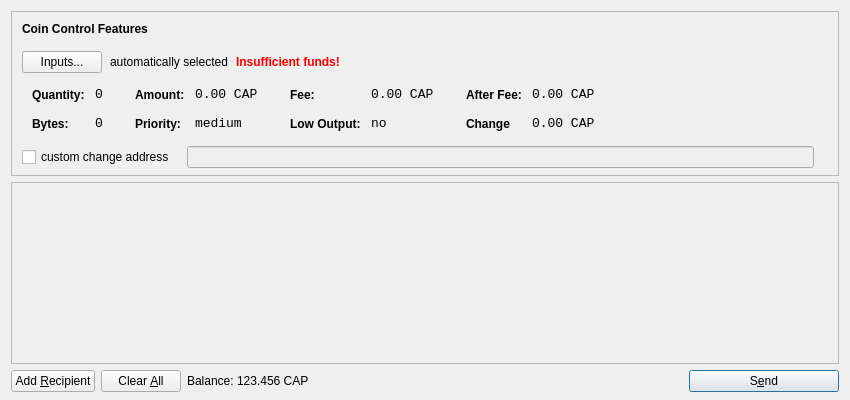
<?xml version="1.0" encoding="UTF-8"?>
<ui version="4.0">
 <class>SendCoinsDialog</class>
 <widget class="QDialog" name="SendCoinsDialog">
  <property name="geometry">
   <rect>
    <x>0</x>
    <y>0</y>
    <width>850</width>
    <height>400</height>
   </rect>
  </property>
  <property name="windowTitle">
   <string>Send Coins</string>
  </property>
  <layout class="QVBoxLayout" name="verticalLayout" stretch="0,1,0">
   <property name="bottomMargin">
    <number>8</number>
   </property>
   <item>
    <widget class="QFrame" name="frameCoinControl">
     <property name="sizePolicy">
      <sizepolicy hsizetype="Expanding" vsizetype="Expanding">
       <horstretch>0</horstretch>
       <verstretch>0</verstretch>
      </sizepolicy>
     </property>
     <property name="maximumSize">
      <size>
       <width>16777215</width>
       <height>16777215</height>
      </size>
     </property>
     <property name="frameShape">
      <enum>QFrame::StyledPanel</enum>
     </property>
     <property name="frameShadow">
      <enum>QFrame::Sunken</enum>
     </property>
     <layout class="QVBoxLayout" name="verticalLayoutCoinControl2">
      <property name="spacing">
       <number>-1</number>
      </property>
      <property name="leftMargin">
       <number>0</number>
      </property>
      <property name="topMargin">
       <number>0</number>
      </property>
      <property name="rightMargin">
       <number>0</number>
      </property>
      <property name="bottomMargin">
       <number>6</number>
      </property>
      <item>
       <layout class="QVBoxLayout" name="verticalLayoutCoinControl" stretch="0,0,0,0,1">
        <property name="spacing">
         <number>0</number>
        </property>
        <property name="leftMargin">
         <number>10</number>
        </property>
        <property name="topMargin">
         <number>10</number>
        </property>
        <item>
         <layout class="QHBoxLayout" name="horizontalLayoutCoinControl1">
          <property name="bottomMargin">
           <number>15</number>
          </property>
          <item>
           <widget class="QLabel" name="labelCoinControlFeatures">
            <property name="sizePolicy">
             <sizepolicy hsizetype="Preferred" vsizetype="Maximum">
              <horstretch>0</horstretch>
              <verstretch>0</verstretch>
             </sizepolicy>
            </property>
            <property name="font">
             <font>
              <weight>75</weight>
              <bold>true</bold>
             </font>
            </property>
            <property name="styleSheet">
             <string notr="true">font-weight:bold;</string>
            </property>
            <property name="text">
             <string>Coin Control Features</string>
            </property>
           </widget>
          </item>
         </layout>
        </item>
        <item>
         <layout class="QHBoxLayout" name="horizontalLayoutCoinControl2" stretch="0,0,0,0">
          <property name="spacing">
           <number>8</number>
          </property>
          <property name="bottomMargin">
           <number>10</number>
          </property>
          <item>
           <widget class="QPushButton" name="pushButtonCoinControl">
            <property name="styleSheet">
             <string notr="true"/>
            </property>
            <property name="text">
             <string>Inputs...</string>
            </property>
           </widget>
          </item>
          <item>
           <widget class="QLabel" name="labelCoinControlAutomaticallySelected">
            <property name="text">
             <string>automatically selected</string>
            </property>
            <property name="margin">
             <number>5</number>
            </property>
           </widget>
          </item>
          <item>
           <widget class="QLabel" name="labelCoinControlInsuffFunds">
            <property name="font">
             <font>
              <weight>75</weight>
              <bold>true</bold>
             </font>
            </property>
            <property name="styleSheet">
             <string notr="true">color:red;font-weight:bold;</string>
            </property>
            <property name="text">
             <string>Insufficient funds!</string>
            </property>
            <property name="margin">
             <number>5</number>
            </property>
           </widget>
          </item>
          <item>
           <spacer name="horizontalSpacerCoinControl">
            <property name="orientation">
             <enum>Qt::Horizontal</enum>
            </property>
            <property name="sizeHint" stdset="0">
             <size>
              <width>40</width>
              <height>1</height>
             </size>
            </property>
           </spacer>
          </item>
         </layout>
        </item>
        <item>
         <widget class="QWidget" name="widgetCoinControl" native="true">
          <property name="sizePolicy">
           <sizepolicy hsizetype="Preferred" vsizetype="Preferred">
            <horstretch>0</horstretch>
            <verstretch>0</verstretch>
           </sizepolicy>
          </property>
          <property name="minimumSize">
           <size>
            <width>0</width>
            <height>0</height>
           </size>
          </property>
          <property name="styleSheet">
           <string notr="true"/>
          </property>
          <layout class="QHBoxLayout" name="horizontalLayoutCoinControl5">
           <property name="margin">
            <number>0</number>
           </property>
           <item>
            <layout class="QHBoxLayout" name="horizontalLayoutCoinControl3" stretch="0,0,0,1">
             <property name="spacing">
              <number>20</number>
             </property>
             <property name="topMargin">
              <number>0</number>
             </property>
             <property name="bottomMargin">
              <number>10</number>
             </property>
             <item>
              <layout class="QFormLayout" name="formLayoutCoinControl1">
               <property name="horizontalSpacing">
                <number>10</number>
               </property>
               <property name="verticalSpacing">
                <number>14</number>
               </property>
               <property name="leftMargin">
                <number>10</number>
               </property>
               <property name="topMargin">
                <number>4</number>
               </property>
               <property name="rightMargin">
                <number>6</number>
               </property>
               <item row="0" column="0">
                <widget class="QLabel" name="labelCoinControlQuantityText">
                 <property name="styleSheet">
                  <string notr="true">font-weight:bold;</string>
                 </property>
                 <property name="text">
                  <string>Quantity:</string>
                 </property>
                 <property name="margin">
                  <number>0</number>
                 </property>
                </widget>
               </item>
               <item row="0" column="1">
                <widget class="QLabel" name="labelCoinControlQuantity">
                 <property name="font">
                  <font>
                   <family>Monospace</family>
                   <pointsize>10</pointsize>
                  </font>
                 </property>
                 <property name="cursor">
                  <cursorShape>IBeamCursor</cursorShape>
                 </property>
                 <property name="contextMenuPolicy">
                  <enum>Qt::ActionsContextMenu</enum>
                 </property>
                 <property name="text">
                  <string>0</string>
                 </property>
                 <property name="margin">
                  <number>0</number>
                 </property>
                 <property name="textInteractionFlags">
                  <set>Qt::LinksAccessibleByMouse|Qt::TextSelectableByKeyboard|Qt::TextSelectableByMouse</set>
                 </property>
                </widget>
               </item>
               <item row="1" column="0">
                <widget class="QLabel" name="labelCoinControlBytesText">
                 <property name="styleSheet">
                  <string notr="true">font-weight:bold;</string>
                 </property>
                 <property name="text">
                  <string>Bytes:</string>
                 </property>
                </widget>
               </item>
               <item row="1" column="1">
                <widget class="QLabel" name="labelCoinControlBytes">
                 <property name="font">
                  <font>
                   <family>Monospace</family>
                   <pointsize>10</pointsize>
                  </font>
                 </property>
                 <property name="cursor">
                  <cursorShape>IBeamCursor</cursorShape>
                 </property>
                 <property name="contextMenuPolicy">
                  <enum>Qt::ActionsContextMenu</enum>
                 </property>
                 <property name="text">
                  <string>0</string>
                 </property>
                 <property name="textInteractionFlags">
                  <set>Qt::LinksAccessibleByMouse|Qt::TextSelectableByKeyboard|Qt::TextSelectableByMouse</set>
                 </property>
                </widget>
               </item>
              </layout>
             </item>
             <item>
              <layout class="QFormLayout" name="formLayoutCoinControl2">
               <property name="horizontalSpacing">
                <number>10</number>
               </property>
               <property name="verticalSpacing">
                <number>14</number>
               </property>
               <property name="leftMargin">
                <number>6</number>
               </property>
               <property name="topMargin">
                <number>4</number>
               </property>
               <property name="rightMargin">
                <number>6</number>
               </property>
               <item row="0" column="0">
                <widget class="QLabel" name="labelCoinControlAmountText">
                 <property name="styleSheet">
                  <string notr="true">font-weight:bold;</string>
                 </property>
                 <property name="text">
                  <string>Amount:</string>
                 </property>
                 <property name="margin">
                  <number>0</number>
                 </property>
                </widget>
               </item>
               <item row="0" column="1">
                <widget class="QLabel" name="labelCoinControlAmount">
                 <property name="font">
                  <font>
                   <family>Monospace</family>
                   <pointsize>10</pointsize>
                  </font>
                 </property>
                 <property name="cursor">
                  <cursorShape>IBeamCursor</cursorShape>
                 </property>
                 <property name="contextMenuPolicy">
                  <enum>Qt::ActionsContextMenu</enum>
                 </property>
                 <property name="text">
                  <string>0.00 CAP</string>
                 </property>
                 <property name="textInteractionFlags">
                  <set>Qt::LinksAccessibleByMouse|Qt::TextSelectableByKeyboard|Qt::TextSelectableByMouse</set>
                 </property>
                </widget>
               </item>
               <item row="1" column="0">
                <widget class="QLabel" name="labelCoinControlPriorityText">
                 <property name="styleSheet">
                  <string notr="true">font-weight:bold;</string>
                 </property>
                 <property name="text">
                  <string>Priority:</string>
                 </property>
                </widget>
               </item>
               <item row="1" column="1">
                <widget class="QLabel" name="labelCoinControlPriority">
                 <property name="font">
                  <font>
                   <family>Monospace</family>
                   <pointsize>10</pointsize>
                  </font>
                 </property>
                 <property name="cursor">
                  <cursorShape>IBeamCursor</cursorShape>
                 </property>
                 <property name="contextMenuPolicy">
                  <enum>Qt::ActionsContextMenu</enum>
                 </property>
                 <property name="text">
                  <string>medium</string>
                 </property>
                 <property name="textInteractionFlags">
                  <set>Qt::LinksAccessibleByMouse|Qt::TextSelectableByKeyboard|Qt::TextSelectableByMouse</set>
                 </property>
                </widget>
               </item>
              </layout>
             </item>
             <item>
              <layout class="QFormLayout" name="formLayoutCoinControl3">
               <property name="horizontalSpacing">
                <number>10</number>
               </property>
               <property name="verticalSpacing">
                <number>14</number>
               </property>
               <property name="leftMargin">
                <number>6</number>
               </property>
               <property name="topMargin">
                <number>4</number>
               </property>
               <property name="rightMargin">
                <number>6</number>
               </property>
               <item row="0" column="0">
                <widget class="QLabel" name="labelCoinControlFeeText">
                 <property name="styleSheet">
                  <string notr="true">font-weight:bold;</string>
                 </property>
                 <property name="text">
                  <string>Fee:</string>
                 </property>
                 <property name="margin">
                  <number>0</number>
                 </property>
                </widget>
               </item>
               <item row="0" column="1">
                <widget class="QLabel" name="labelCoinControlFee">
                 <property name="font">
                  <font>
                   <family>Monospace</family>
                   <pointsize>10</pointsize>
                  </font>
                 </property>
                 <property name="cursor">
                  <cursorShape>IBeamCursor</cursorShape>
                 </property>
                 <property name="contextMenuPolicy">
                  <enum>Qt::ActionsContextMenu</enum>
                 </property>
                 <property name="text">
                  <string>0.00 CAP</string>
                 </property>
                 <property name="textInteractionFlags">
                  <set>Qt::LinksAccessibleByMouse|Qt::TextSelectableByKeyboard|Qt::TextSelectableByMouse</set>
                 </property>
                </widget>
               </item>
               <item row="1" column="0">
                <widget class="QLabel" name="labelCoinControlLowOutputText">
                 <property name="styleSheet">
                  <string notr="true">font-weight:bold;</string>
                 </property>
                 <property name="text">
                  <string>Low Output:</string>
                 </property>
                </widget>
               </item>
               <item row="1" column="1">
                <widget class="QLabel" name="labelCoinControlLowOutput">
                 <property name="font">
                  <font>
                   <family>Monospace</family>
                   <pointsize>10</pointsize>
                  </font>
                 </property>
                 <property name="cursor">
                  <cursorShape>IBeamCursor</cursorShape>
                 </property>
                 <property name="contextMenuPolicy">
                  <enum>Qt::ActionsContextMenu</enum>
                 </property>
                 <property name="text">
                  <string>no</string>
                 </property>
                 <property name="textInteractionFlags">
                  <set>Qt::LinksAccessibleByMouse|Qt::TextSelectableByKeyboard|Qt::TextSelectableByMouse</set>
                 </property>
                </widget>
               </item>
              </layout>
             </item>
             <item>
              <layout class="QFormLayout" name="formLayoutCoinControl4">
               <property name="horizontalSpacing">
                <number>10</number>
               </property>
               <property name="verticalSpacing">
                <number>14</number>
               </property>
               <property name="leftMargin">
                <number>6</number>
               </property>
               <property name="topMargin">
                <number>4</number>
               </property>
               <property name="rightMargin">
                <number>6</number>
               </property>
               <item row="0" column="0">
                <widget class="QLabel" name="labelCoinControlAfterFeeText">
                 <property name="styleSheet">
                  <string notr="true">font-weight:bold;</string>
                 </property>
                 <property name="text">
                  <string>After Fee:</string>
                 </property>
                 <property name="margin">
                  <number>0</number>
                 </property>
                </widget>
               </item>
               <item row="0" column="1">
                <widget class="QLabel" name="labelCoinControlAfterFee">
                 <property name="font">
                  <font>
                   <family>Monospace</family>
                   <pointsize>10</pointsize>
                  </font>
                 </property>
                 <property name="cursor">
                  <cursorShape>IBeamCursor</cursorShape>
                 </property>
                 <property name="contextMenuPolicy">
                  <enum>Qt::ActionsContextMenu</enum>
                 </property>
                 <property name="text">
                  <string>0.00 CAP</string>
                 </property>
                 <property name="textInteractionFlags">
                  <set>Qt::LinksAccessibleByMouse|Qt::TextSelectableByKeyboard|Qt::TextSelectableByMouse</set>
                 </property>
                </widget>
               </item>
               <item row="1" column="0">
                <widget class="QLabel" name="labelCoinControlChangeText">
                 <property name="styleSheet">
                  <string notr="true">font-weight:bold;</string>
                 </property>
                 <property name="text">
                  <string>Change</string>
                 </property>
                </widget>
               </item>
               <item row="1" column="1">
                <widget class="QLabel" name="labelCoinControlChange">
                 <property name="font">
                  <font>
                   <family>Monospace</family>
                   <pointsize>10</pointsize>
                  </font>
                 </property>
                 <property name="cursor">
                  <cursorShape>IBeamCursor</cursorShape>
                 </property>
                 <property name="contextMenuPolicy">
                  <enum>Qt::ActionsContextMenu</enum>
                 </property>
                 <property name="text">
                  <string>0.00 CAP</string>
                 </property>
                 <property name="textInteractionFlags">
                  <set>Qt::LinksAccessibleByMouse|Qt::TextSelectableByKeyboard|Qt::TextSelectableByMouse</set>
                 </property>
                </widget>
               </item>
              </layout>
             </item>
            </layout>
           </item>
          </layout>
         </widget>
        </item>
        <item>
         <layout class="QHBoxLayout" name="horizontalLayoutCoinControl4" stretch="0,0,0">
          <property name="spacing">
           <number>12</number>
          </property>
          <property name="sizeConstraint">
           <enum>QLayout::SetDefaultConstraint</enum>
          </property>
          <property name="topMargin">
           <number>5</number>
          </property>
          <property name="rightMargin">
           <number>5</number>
          </property>
          <item>
           <widget class="QCheckBox" name="checkBoxCoinControlChange">
            <property name="text">
             <string>custom change address</string>
            </property>
           </widget>
          </item>
          <item>
           <widget class="QLineEdit" name="lineEditCoinControlChange">
            <property name="enabled">
             <bool>false</bool>
            </property>
            <property name="sizePolicy">
             <sizepolicy hsizetype="Expanding" vsizetype="Fixed">
              <horstretch>0</horstretch>
              <verstretch>0</verstretch>
             </sizepolicy>
            </property>
           </widget>
          </item>
          <item>
           <widget class="QLabel" name="labelCoinControlChangeLabel">
            <property name="sizePolicy">
             <sizepolicy hsizetype="Preferred" vsizetype="Expanding">
              <horstretch>0</horstretch>
              <verstretch>0</verstretch>
             </sizepolicy>
            </property>
            <property name="minimumSize">
             <size>
              <width>0</width>
              <height>0</height>
             </size>
            </property>
            <property name="text">
             <string/>
            </property>
            <property name="margin">
             <number>3</number>
            </property>
           </widget>
          </item>
         </layout>
        </item>
        <item>
         <spacer name="verticalSpacerCoinControl">
          <property name="orientation">
           <enum>Qt::Vertical</enum>
          </property>
          <property name="sizeHint" stdset="0">
           <size>
            <width>800</width>
            <height>1</height>
           </size>
          </property>
         </spacer>
        </item>
       </layout>
      </item>
     </layout>
    </widget>
   </item>
   <item>
    <widget class="QScrollArea" name="scrollArea">
     <property name="widgetResizable">
      <bool>true</bool>
     </property>
     <widget class="QWidget" name="scrollAreaWidgetContents">
      <property name="geometry">
       <rect>
        <x>0</x>
        <y>0</y>
        <width>830</width>
        <height>165</height>
       </rect>
      </property>
      <layout class="QVBoxLayout" name="verticalLayout_2">
       <property name="margin">
        <number>0</number>
       </property>
       <item>
        <layout class="QVBoxLayout" name="entries">
         <property name="spacing">
          <number>6</number>
         </property>
        </layout>
       </item>
       <item>
        <spacer name="verticalSpacer">
         <property name="orientation">
          <enum>Qt::Vertical</enum>
         </property>
         <property name="sizeHint" stdset="0">
          <size>
           <width>20</width>
           <height>40</height>
          </size>
         </property>
        </spacer>
       </item>
      </layout>
     </widget>
    </widget>
   </item>
   <item>
    <layout class="QHBoxLayout" name="horizontalLayout">
     <item>
      <widget class="QPushButton" name="addButton">
       <property name="toolTip">
        <string>Send to multiple recipients at once</string>
       </property>
       <property name="text">
        <string>Add &amp;Recipient</string>
       </property>
       <property name="icon">
        <iconset resource="../bitcoin.qrc">
         <normaloff>:/icons/add</normaloff>:/icons/add</iconset>
       </property>
       <property name="autoDefault">
        <bool>false</bool>
       </property>
      </widget>
     </item>
     <item>
      <widget class="QPushButton" name="clearButton">
       <property name="sizePolicy">
        <sizepolicy hsizetype="Minimum" vsizetype="Fixed">
         <horstretch>0</horstretch>
         <verstretch>0</verstretch>
        </sizepolicy>
       </property>
       <property name="toolTip">
        <string>Remove all transaction fields</string>
       </property>
       <property name="text">
        <string>Clear &amp;All</string>
       </property>
       <property name="icon">
        <iconset resource="../bitcoin.qrc">
         <normaloff>:/icons/remove</normaloff>:/icons/remove</iconset>
       </property>
       <property name="autoRepeatDelay">
        <number>300</number>
       </property>
       <property name="autoDefault">
        <bool>false</bool>
       </property>
      </widget>
     </item>
     <item>
      <layout class="QHBoxLayout" name="horizontalLayout_2">
       <property name="spacing">
        <number>3</number>
       </property>
       <item>
        <widget class="QLabel" name="label">
         <property name="sizePolicy">
          <sizepolicy hsizetype="Preferred" vsizetype="Fixed">
           <horstretch>0</horstretch>
           <verstretch>0</verstretch>
          </sizepolicy>
         </property>
         <property name="text">
          <string>Balance:</string>
         </property>
        </widget>
       </item>
       <item>
        <widget class="QLabel" name="labelBalance">
         <property name="sizePolicy">
          <sizepolicy hsizetype="Preferred" vsizetype="Fixed">
           <horstretch>0</horstretch>
           <verstretch>0</verstretch>
          </sizepolicy>
         </property>
         <property name="cursor">
          <cursorShape>IBeamCursor</cursorShape>
         </property>
         <property name="text">
          <string>123.456 CAP</string>
         </property>
         <property name="textInteractionFlags">
          <set>Qt::LinksAccessibleByMouse|Qt::TextSelectableByKeyboard|Qt::TextSelectableByMouse</set>
         </property>
        </widget>
       </item>
      </layout>
     </item>
     <item>
      <spacer name="horizontalSpacer">
       <property name="orientation">
        <enum>Qt::Horizontal</enum>
       </property>
       <property name="sizeHint" stdset="0">
        <size>
         <width>40</width>
         <height>20</height>
        </size>
       </property>
      </spacer>
     </item>
     <item>
      <widget class="QPushButton" name="sendButton">
       <property name="minimumSize">
        <size>
         <width>150</width>
         <height>0</height>
        </size>
       </property>
       <property name="toolTip">
        <string>Confirm the send action</string>
       </property>
       <property name="text">
        <string>S&amp;end</string>
       </property>
       <property name="icon">
        <iconset resource="../bitcoin.qrc">
         <normaloff>:/icons/send</normaloff>:/icons/send</iconset>
       </property>
       <property name="default">
        <bool>true</bool>
       </property>
      </widget>
     </item>
    </layout>
   </item>
  </layout>
 </widget>
 <resources>
  <include location="../bitcoin.qrc"/>
 </resources>
 <connections/>
</ui>
